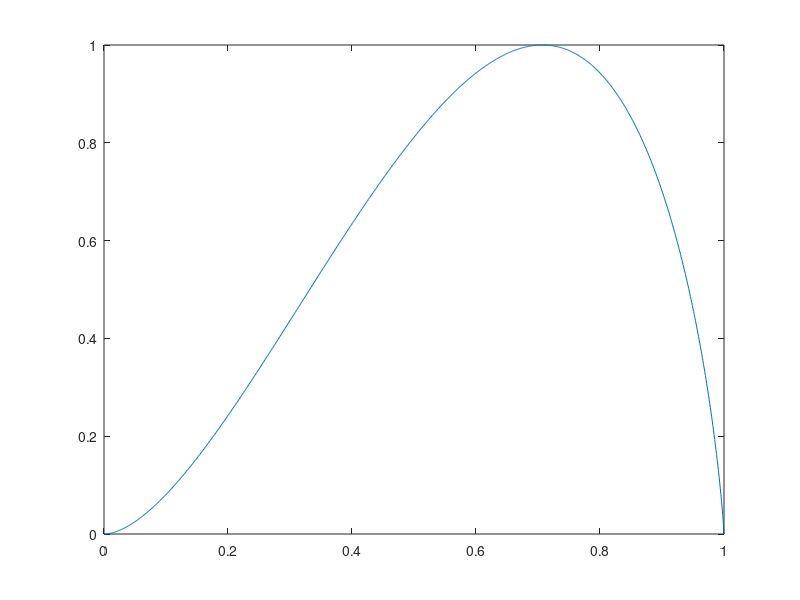

MATLAB code for this plot:
clc; clear;

n = 1000;
x = linspace(0,1,n);
Z = [1 0; 0 -1];
[evec, eval] = eig(Z);
v0 = evec(:,1)
v1 = evec(:,2)

% state (alpha|10>+ sqrt(1-alpha^2)|01>)
ket1 = kron(v0,v1);
ket2 = kron(v1,v0);

for i = 1:n
  psi = x(i)*ket1+sqrt(1-x(i)^2)*ket2;
  dmatrix = psi*psi';
  reduced_dmatrix = [trace(dmatrix(1:2, 1:2)), trace(dmatrix(1:2, 3:4));...
                     trace(dmatrix(3:4, 1:2)), trace(dmatrix(3:4, 3:4))];

  evals = eig(reduced_dmatrix);
  % disp(diag(evals));
  positive_evals = evals(evals > 10^(-5));
  S(i) = -sum(positive_evals.*log2(positive_evals));
  % this form is same like von ,na samjhe to boolna
  % ps: samjha
end

plot(x,S);
